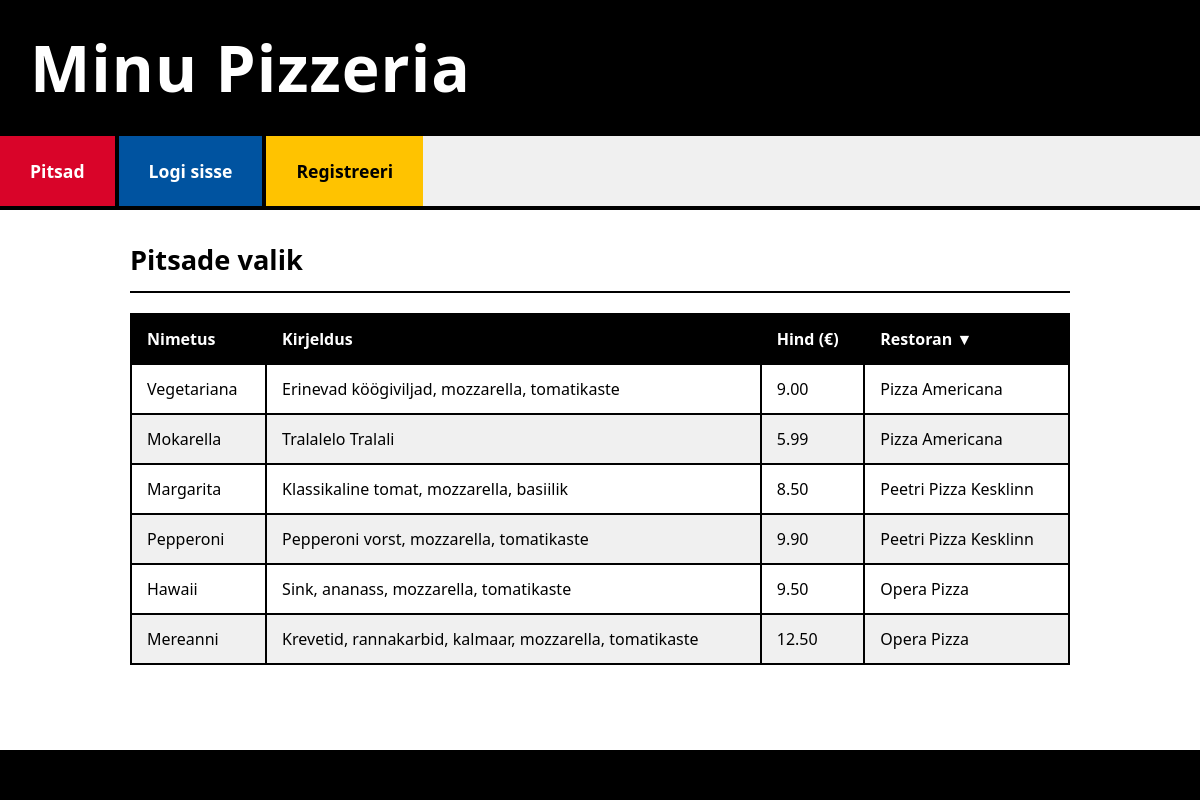
The page /pizzas_list.php?sort=restoran&dir=DESC on the database as committed earlier.
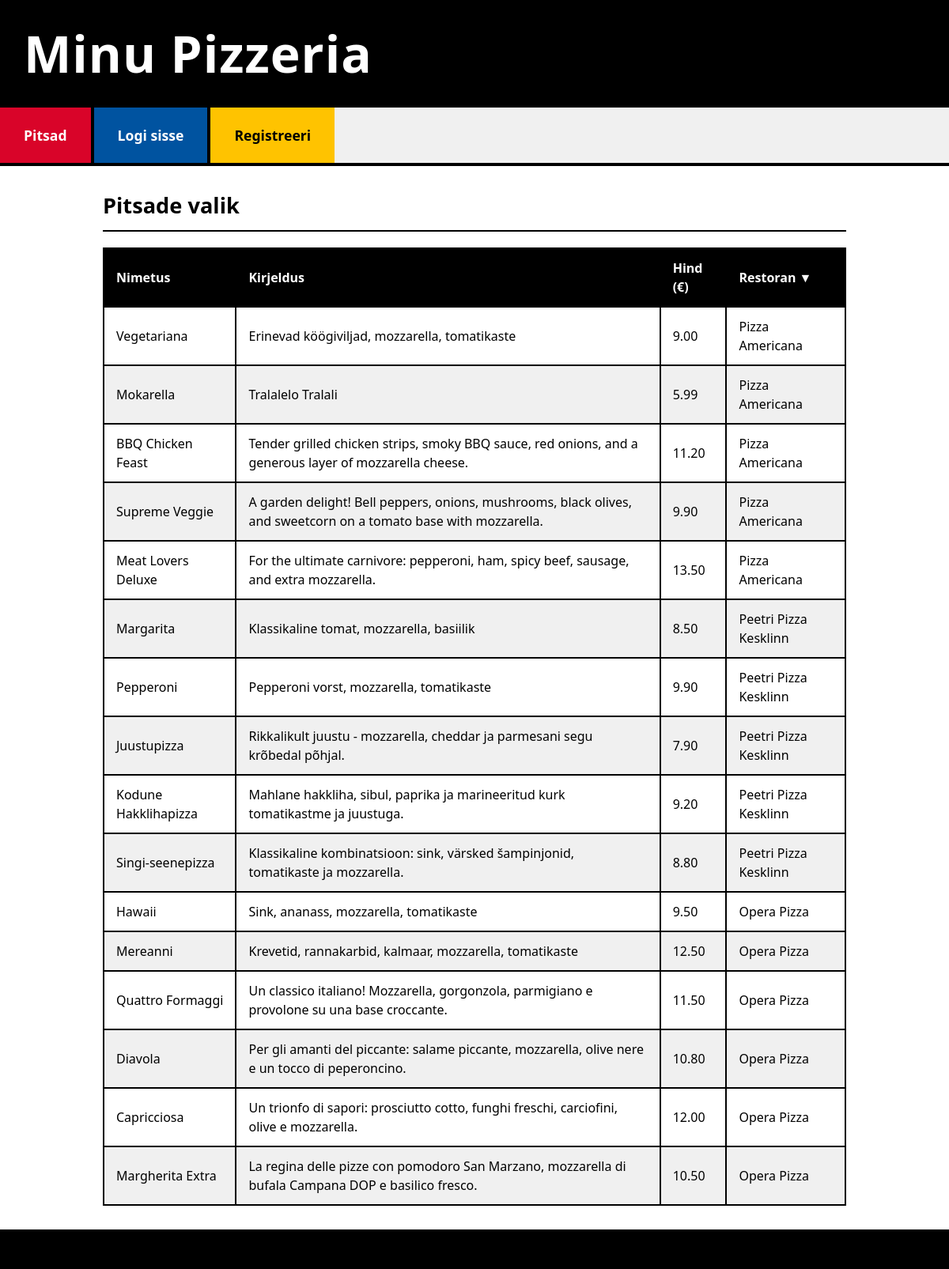
The same page on the database as committed later.
### tables this page shows
CREATE TABLE `pitsad` (
  `PitsaID` int(11) NOT NULL,
  `Nimetus` varchar(100) NOT NULL,
  `Kirjeldus` text DEFAULT NULL,
  `Hind` decimal(10,2) NOT NULL,
  `RestoranID` int(11) DEFAULT NULL
);

CREATE TABLE `pitsarestoranid` (
  `RestoranID` int(11) NOT NULL,
  `Nimi` varchar(255) NOT NULL,
  `Aadress` text DEFAULT NULL,
  `Telefon` varchar(50) DEFAULT NULL,
  `AvatudAlates` time DEFAULT NULL,
  `AvatudKuni` time DEFAULT NULL
);

### abifunktsioonid.php (called while the page is built, shortened)
<?php
function saa_koik_pitsad($sort_column = 'p.Nimetus', $sort_direction = 'ASC') {
    global $yhendus;
    $pitsad = [];
    $allowed_sort_columns = ['p.Nimetus', 'p.Hind', 'pr.Nimi'];
    $allowed_sort_directions = ['ASC', 'DESC'];
    $sql = "SELECT p.*, pr.Nimi as RestoraniNimi
            FROM pitsad p
            LEFT JOIN pitsarestoranid pr ON p.RestoranID = pr.RestoranID
            ORDER BY " . $yhendus->real_escape_string($sort_column) . " " . $yhendus->real_escape_string($sort_direction);
    $result = $yhendus->query($sql);
    if ($result->num_rows > 0) {
        while ($row = $result->fetch_assoc()) {
            $pitsad[] = $row;
        }
    }
    return $pitsad;
}
?>

### pizzas_list.php (the view, shortened to what this page needs)
<?php
require_once('conf3.php');
require_once('abifunktsioonid.php');
$sort_column = isset($_GET['sort']) ? $_GET['sort'] : 'p.Nimetus';
$sort_direction = isset($_GET['dir']) ? strtoupper($_GET['dir']) : 'ASC';
$allowed_get_sort_columns = [
    'nimetus' => 'p.Nimetus',
    'hind' => 'p.Hind',
    'restoran' => 'pr.Nimi'
];
if (isset($allowed_get_sort_columns[$sort_column])) {
    $db_sort_column = $allowed_get_sort_columns[$sort_column];
} else {
    $db_sort_column = 'p.Nimetus';
    $sort_column = 'nimetus';
}
$pitsad = saa_koik_pitsad($db_sort_column, $sort_direction);
require_once('header.php');
?>
    <div class="content-block">
        <h2>Pitsade valik</h2>
        <?php if (!empty($pitsad)): ?>
            <table>
                <thead>
                <tr>
                    <th>
                        <a href="pizzas_list.php?sort=nimetus&dir=<?php echo ($sort_column == 'nimetus' && $sort_direction == 'ASC') ? 'DESC' : 'ASC'; ?>">
                            Nimetus <?php if ($sort_column == 'nimetus') echo ($sort_direction == 'ASC' ? '▲' : '▼'); ?>
                        </a>
                    </th>
                    <th>Kirjeldus</th>
                    <th>
                        <a href="pizzas_list.php?sort=hind&dir=<?php echo ($sort_column == 'hind' && $sort_direction == 'ASC') ? 'DESC' : 'ASC'; ?>">
                            Hind (€) <?php if ($sort_column == 'hind') echo ($sort_direction == 'ASC' ? '▲' : '▼'); ?>
                        </a>
                    </th>
                    <th>
                        <a href="pizzas_list.php?sort=restoran&dir=<?php echo ($sort_column == 'restoran' && $sort_direction == 'ASC') ? 'DESC' : 'ASC'; ?>">
                            Restoran <?php if ($sort_column == 'restoran') echo ($sort_direction == 'ASC' ? '▲' : '▼'); ?>
                        </a>
                    </th>
                </tr>
                </thead>
                <tbody>
                <?php foreach ($pitsad as $pitsa): ?>
                    <tr>
                        <td><?php echo htmlspecialchars($pitsa['Nimetus']); ?></td>
                        <td><?php echo nl2br(htmlspecialchars($pitsa['Kirjeldus'])); ?></td>
                        <td><?php echo htmlspecialchars(number_format($pitsa['Hind'], 2)); ?></td>
                        <td><?php echo htmlspecialchars($pitsa['RestoraniNimi'] ?? 'N/A'); ?></td>
                    </tr>
                <?php endforeach; ?>
                </tbody>
            </table>
        <?php else: ?>
            <p>Hetkel ei ole ühtegi pitsat saadaval.</p>
            <?php if ($yhendus->error) echo "<p style='color:red'>Andmebaasi viga: " . htmlspecialchars($yhendus->error) . "</p>";  ?>
        <?php endif; ?>
    </div>
<?php
require_once('footer.php');
?>

Rows that differ between the two databases and show on the page:
added pitsad: Nimetus "BBQ Chicken Feast", Kirjeldus "Tender grilled chicken strips, smoky BBQ sauce, red onions, and a generous layer of mozzarella cheese.", Hind "11.20", RestoranID.Nimi "Pizza Americana"
added pitsad: Nimetus "Supreme Veggie", Kirjeldus "A garden delight! Bell peppers, onions, mushrooms, black olives, and sweetcorn on a tomato base with mozzarella.", Hind "9.90", RestoranID.Nimi "Pizza Americana"
added pitsad: Nimetus "Meat Lovers Deluxe", Kirjeldus "For the ultimate carnivore: pepperoni, ham, spicy beef, sausage, and extra mozzarella.", Hind "13.50", RestoranID.Nimi "Pizza Americana"
added pitsad: Nimetus "Juustupizza", Kirjeldus "Rikkalikult juustu - mozzarella, cheddar ja parmesani segu krõbedal põhjal.", Hind "7.90", RestoranID.Nimi "Peetri Pizza Kesklinn"
added pitsad: Nimetus "Kodune Hakklihapizza", Kirjeldus "Mahlane hakkliha, sibul, paprika ja marineeritud kurk tomatikastme ja juustuga.", Hind "9.20", RestoranID.Nimi "Peetri Pizza Kesklinn"
added pitsad: Nimetus "Singi-seenepizza", Kirjeldus "Klassikaline kombinatsioon: sink, värsked šampinjonid, tomatikaste ja mozzarella.", Hind "8.80", RestoranID.Nimi "Peetri Pizza Kesklinn"
added pitsad: Nimetus "Quattro Formaggi", Kirjeldus "Un classico italiano! Mozzarella, gorgonzola, parmigiano e provolone su una base croccante.", Hind "11.50", RestoranID.Nimi "Opera Pizza"
added pitsad: Nimetus "Diavola", Kirjeldus "Per gli amanti del piccante: salame piccante, mozzarella, olive nere e un tocco di peperoncino.", Hind "10.80", RestoranID.Nimi "Opera Pizza"
added pitsad: Nimetus "Capricciosa", Kirjeldus "Un trionfo di sapori: prosciutto cotto, funghi freschi, carciofini, olive e mozzarella.", Hind "12.00", RestoranID.Nimi "Opera Pizza"
added pitsad: Nimetus "Margherita Extra", Kirjeldus "La regina delle pizze con pomodoro San Marzano, mozzarella di bufala Campana DOP e basilico fresco.", Hind "10.50", RestoranID.Nimi "Opera Pizza"
